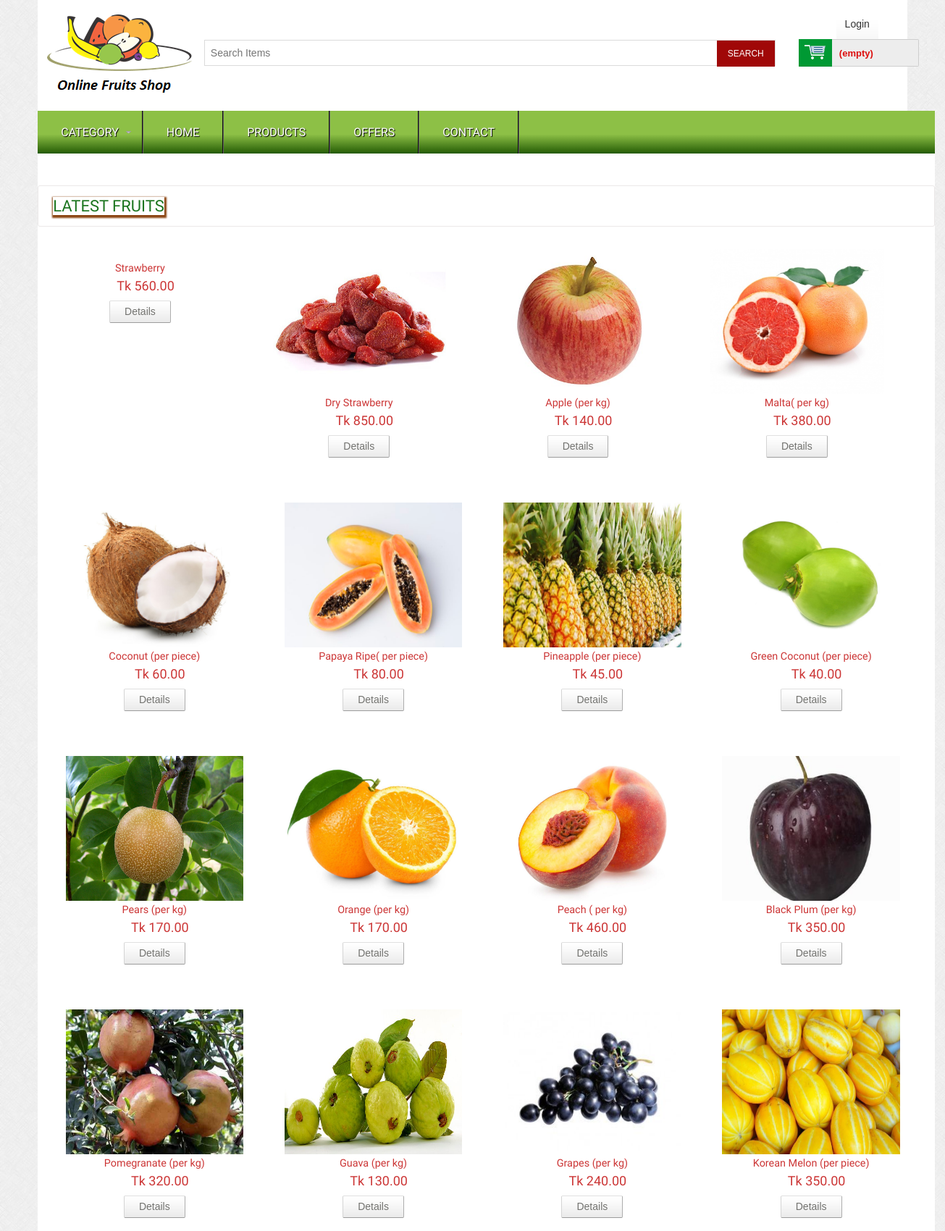
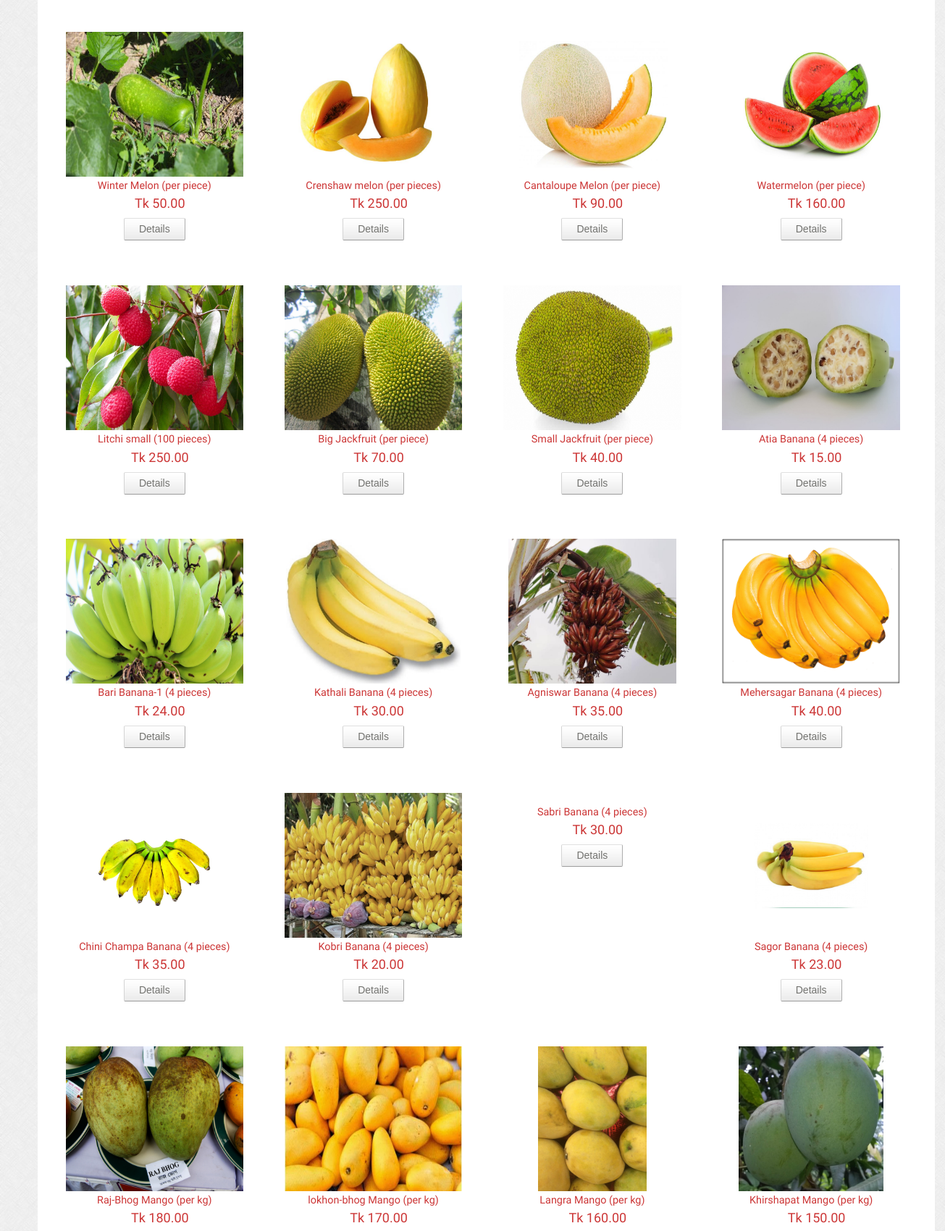
/productbycat.php (upper part), run on the app's committed database (2 pictures, top to bottom).
### tables this page shows
CREATE TABLE `tb_product` (
  `pId` int(11) NOT NULL,
  `pName` varchar(255) NOT NULL,
  `catId` int(11) NOT NULL,
  `brId` int(11) NOT NULL,
  `body` text NOT NULL,
  `price` float(10,2) NOT NULL,
  `image` varchar(255) NOT NULL,
  `typ` tinyint(4) NOT NULL DEFAULT '0'
);

### classes/Product.php (called while the page is built, shortened)
<?php
      $filepath=realpath(dirname(__FILE__));
      include_once ($filepath.'/../Database/Database.php');
?>
<?php
 class Product{
 	    private $db;
      function __construct()
      {
            $this->db=new Database();
     }
    public function getNPr(){
      $query="SELECT * FROM tb_product ORDER BY pId DESC LIMIT 80";
      $result=$this->db->select($query);
      return $result;
       }
 }
?>

### Database/Database.php (called while the page is built, shortened)
<?php
Class Database{
 public $host   = DB_HOST;
 public $user   = DB_USER;
 public $pass   = DB_PASS;
 public $dbname = DB_NAME;
 public $link;
private function connectDB(){
 $this->link = new mysqli($this->host, $this->user, $this->pass,
  $this->dbname);
 }
public function select($query){
  $result = $this->link->query($query) or
   die($this->link->error.__LINE__);
  if($result->num_rows > 0){
    return $result;
  } else {
    return false;
  }
 }
}

### productbycat.php (the view, shortened to what this page needs)
<?php include 'inc/headerall.php'; ?>
 <div class="main">
    <div class="content">
    	<div class="content_top">
    		<div class="heading">
    		<h3>Latest Fruits</h3>
    		</div>
    	</div>
	    	<div class="section group">
			<?php
	             $getNpd=$pd->getNPr();
	              if($getNpd) {
                     while($result=$getNpd->fetch_assoc()){
	        ?>
				<div class="grid_1_of_4 images_1_of_4">
					  <a href="details.php?prid=<?php echo $result['pId'];?>"><img src="Admin Panel/Adminstrator/<?php echo $result['image']; ?>" alt="" /></a>
					 <h2><?php echo $result['pName']; ?></h2>
					<p><span class="price">Tk <?php echo $result['price']; ?></span></p>
				    <div class="button"><span><a href="details.php?prid=<?php echo $result['pId'];?>" class="details">Details</a></span>
				   </div>
				</div>
				 <?php }  } ?>
			</div>
    </div>
 </div>
 <?php include 'inc/footer.php'; ?>

### css/style.css (style rules this page uses)
html,body,div,span,applet,object,iframe,h1,h2,h3,h4,h5,h6,p,blockquote,pre,a,abbr,acronym,address,big,cite,code,del,dfn,em,img,ins,kbd,q,s,samp,small,strike,strong,sub,sup,tt,var,b,u,i,dl,dt,dd,ol,nav ul,nav li,fieldset,form,label,legend,table,caption,tbody,tfoot,thead,tr,th,td,article,aside,canvas,details,embed,figure,figcaption,footer,header,hgroup,menu,nav,output,ruby,section,summary,time,mark,audio,video { margin:0;padding:0;border:0;font-size:100%;font:inherit;vertical-align:baseline; }
a { text-decoration:none; }
img { max-width:100%; }
body { font-family:Arial, Helvetica, sans-serif; background:url(../images/body_bg3.jpg); }
.section { clear: both; padding: 0px; margin: 0px; }
.group:before, .group:after { content:""; display:table; }
.group:after { clear:both; }
.group { zoom:1; }
.content { padding: 73px 0; background: #fff; width: 1239px; margin-left: -13px; }
.content h2 { color: #1FA105; font-family: 'Monda', sans-serif; }
.content_top { padding:15px 20px; border:1px solid #EBE8E8; border-radius:3px; }
.heading { float:left; margin-right:10%; }
.heading h3 { font-family: 'Monda', sans-serif; font-size: 22px; color: #1c751f; text-transform: uppercase; box-shadow: 1px 2px 2px 2px saddlebrown; }
.grid_1_of_4 { display: block; float:left; margin: 1% 0 1% 1.6%; box-shadow: 0px 0px 0px 0px rgb(0, 141, 0); }
.grid_1_of_4:first-child { margin-left: 0; }
.images_1_of_4 { width: 19.8%; padding:1.5%; text-align:center; position:relative; }
.images_1_of_4 img { max-width:100%; height: 200px; }
.images_1_of_4 h2 { color: #CC3636; font-family: 'Monda', sans-serif; font-size:0.9em; font-weight : normal; }
.images_1_of_4 p { font-size:0.8125em; padding:0.4em 0; color: #333; }
.images_1_of_4 p span.price { font-size:18px; font-family: 'Monda', sans-serif; color: #CC3636; margin-left:15px; }
.images_1_of_4 .button { float: left; line-height: 1.9em; margin-top: 0.3em; width: 100%; }
.images_1_of_4 .button a { padding:7px 20px; font-size:0.8em; }
.images_1_of_4 .button a { font-family: "Trebuchet MS",Arial,Helvetica,sans-serif; font-size: 14px; line-height: 15px; text-transform: none; color: #737370; text-decoration: none!important; background: url(../images/button-bg.png) repeat-x 0 0 #E8E8E8; display: inline-block; border-left: 1px solid #D4D4D4!important; border-right: 1px solid #ADADAD!important; border-top: 1px solid #E0E0E0!important; border-bottom: 1px solid #9C9C9C!important; cursor: pointer!important; margin: 0 2px; border-radius: 2px; -moz-border-radius: 2px; -webkit-border-radius: 2px; -webkit-transition: all 0.5s ease; -moz-transition: all 0.5s ease; -o-transition: all 0.5s ease; transition: all 0.5s ease; }

### data on the page
tb_product: pName "Strawberry", price "560.00"
tb_product: image (picture), pName "Dry Strawberry", price "850.00"
tb_product: image (picture), pName "Apple (per kg)", price "140.00"
tb_product: image (picture), pName "Malta( per kg)", price "380.00"
tb_product: image (picture), pName "Coconut (per piece)", price "60.00"
tb_product: image (picture), pName "Papaya Ripe( per piece)", price "80.00"
tb_product: image (picture), pName "Pineapple (per piece)", price "45.00"
tb_product: image (picture), pName "Green Coconut (per piece)", price "40.00"
tb_product: image (picture), pName "Pears (per kg)", price "170.00"
tb_product: image (picture), pName "Orange (per kg)", price "170.00"
tb_product: image (picture), pName "Peach ( per kg)", price "460.00"
tb_product: image (picture), pName "Black Plum (per kg)", price "350.00"
tb_product: image (picture), pName "Pomegranate (per kg)", price "320.00"
tb_product: image (picture), pName "Guava (per kg)", price "130.00"
tb_product: image (picture), pName "Grapes (per kg)", price "240.00"
tb_product: image (picture), pName "Korean Melon (per piece)", price "350.00"
tb_product: image (picture), pName "Winter Melon (per piece)", price "50.00"
tb_product: image (picture), pName "Crenshaw melon (per pieces)", price "250.00"
tb_product: image (picture), pName "Cantaloupe Melon (per piece)", price "90.00"
tb_product: image (picture), pName "Watermelon (per piece)", price "160.00"
tb_product: image (picture), pName "Litchi small (100 pieces)", price "250.00"
tb_product: image (picture), pName "Big Jackfruit (per piece)", price "70.00"
tb_product: image (picture), pName "Small Jackfruit (per piece)", price "40.00"
tb_product: image (picture), pName "Atia Banana (4 pieces)", price "15.00"
tb_product: image (picture), pName "Bari Banana-1 (4 pieces)", price "24.00"
tb_product: image (picture), pName "Kathali Banana (4 pieces)", price "30.00"
tb_product: image (picture), pName "Agniswar Banana (4 pieces)", price "35.00"
tb_product: image (picture), pName "Mehersagar Banana (4 pieces)", price "40.00"
tb_product: image (picture), pName "Chini Champa Banana (4 pieces)", price "35.00"
tb_product: image (picture), pName "Kobri Banana (4 pieces)", price "20.00"
tb_product: pName "Sabri Banana (4 pieces)", price "30.00"
tb_product: image (picture), pName "Sagor Banana (4 pieces)", price "23.00"
tb_product: image (picture), pName "Raj-Bhog Mango (per kg)", price "180.00"
tb_product: image (picture), pName "lokhon-bhog Mango (per kg)", price "170.00"
tb_product: image (picture), pName "Langra Mango (per kg)", price "160.00"
tb_product: image (picture), pName "Khirshapat Mango (per kg)", price "150.00"
